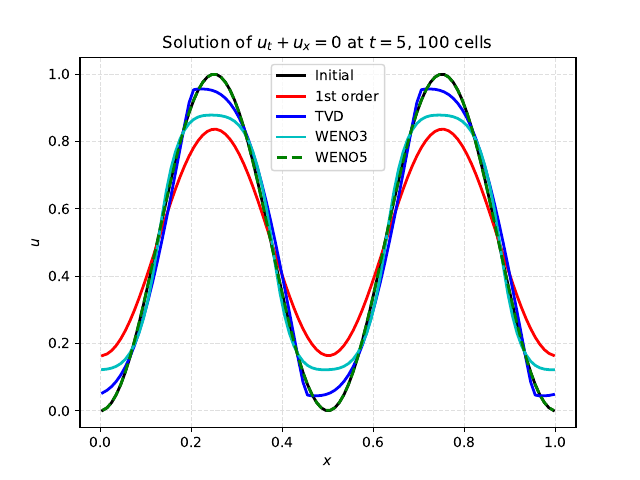

Source code (Python):
import numpy as np
import matplotlib.pyplot as plt
import matplotlib as mpl
import os,glob

mpl.rcParams['font.size'] = 10
#mpl.rcParams['figure.autolayout'] = True

# INTPUT DATA
init = np.loadtxt("init.dat")
first = np.loadtxt("sol_0.dat")
tvd = np.loadtxt("sol_1.dat")
weno3 = np.loadtxt("sol_2.dat")
weno5 = np.loadtxt("sol_3.dat")

# PLOT DATA
plt.plot(init[:,0],init[:,1],'k',linewidth=2,label='Initial')
plt.plot(first[:,0],first[:,1],'r',linewidth=2,label='1st order')
plt.plot(tvd[:,0],tvd[:,1],'b',linewidth=2, label='TVD')
plt.plot(weno3[:,0],weno3[:,1],'c',linewidth=2,label='WENO3')
plt.plot(weno5[:,0],weno5[:,1],'g--',linewidth=2, label='WENO5')
xlimits = plt.xlim()

plt.xlabel("$x$",fontsize=10)
plt.ylabel("$u$",fontsize=10)
plt.legend(fontsize=10)
plt.grid(ls='--',alpha=0.4)
plt.title("Solution of $u_t+u_x=0$ at $t=5$, 100 cells")
plt.savefig("compare.pdf")
plt.show()
